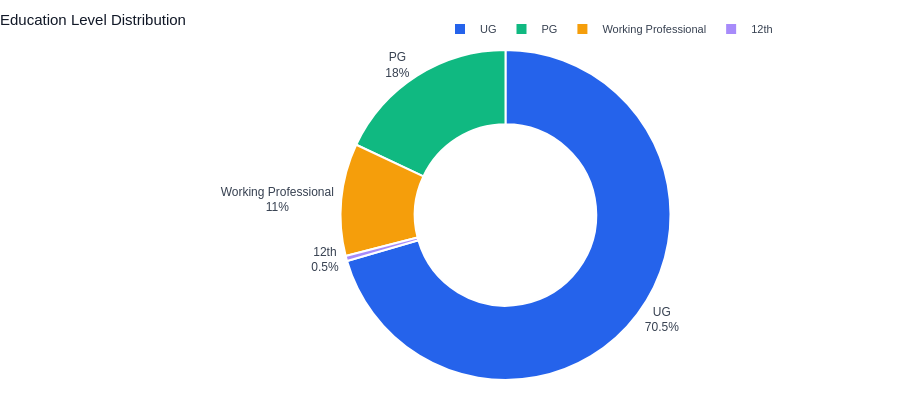

Notebook code cell kept with this figure:
### Code cell
# Education Level Distribution
edu_counts = students['education_level'].value_counts().reset_index()
edu_counts.columns = ['Education Level', 'Count']
fig = px.pie(edu_counts, names='Education Level', values='Count', hole=0.55,
             color_discrete_sequence=[PALETTE['primary'], PALETTE['secondary'], PALETTE['accent'], '#A78BFA'])
fig.update_traces(textposition='outside', textinfo='percent+label',
                  marker=dict(line=dict(color='white', width=2)))
clean_layout(fig, 'Education Level Distribution')
fig.show()

### Figure 1 — Plotly figure (JSON) as saved in the notebook; plotly's stock layout.template omitted (floating-point values rounded to 4 significant figures)
{"data": [{"domain": {"x": [0, 1], "y": [0, 1]}, "hole": 0.55, "hovertemplate": "Education Level=%{label}<br>Count=%{value}<extra></extra>", "labels": ["UG", "PG", "Working Professional", "12th"], "legendgroup": "", "marker": {"line": {"color": "white", "width": 2}}, "name": "", "showlegend": true, "textinfo": "percent+label", "textposition": "outside", "type": "pie", "values": [141, 36, 22, 1]}], "layout": {"font": {"color": "#374151", "family": "Arial", "size": 12}, "height": 400, "legend": {"bgcolor": "rgba(0,0,0,0)", "font": {"size": 11}, "orientation": "h", "tracegroupgap": 0, "x": 1, "xanchor": "right", "y": 1.02, "yanchor": "bottom"}, "margin": {"b": 20, "l": 20, "r": 20, "t": 50}, "paper_bgcolor": "white", "piecolorway": ["#2563EB", "#10B981", "#F59E0B", "#A78BFA"], "plot_bgcolor": "white", "title": {"font": {"color": "#111827", "size": 15}, "text": "Education Level Distribution", "x": 0}, "xaxis": {"linecolor": "#E2E8F0", "showgrid": false, "tickfont": {"size": 11}}, "yaxis": {"gridcolor": "#F3F4F6", "linecolor": "#E2E8F0", "tickfont": {"size": 11}}}}
